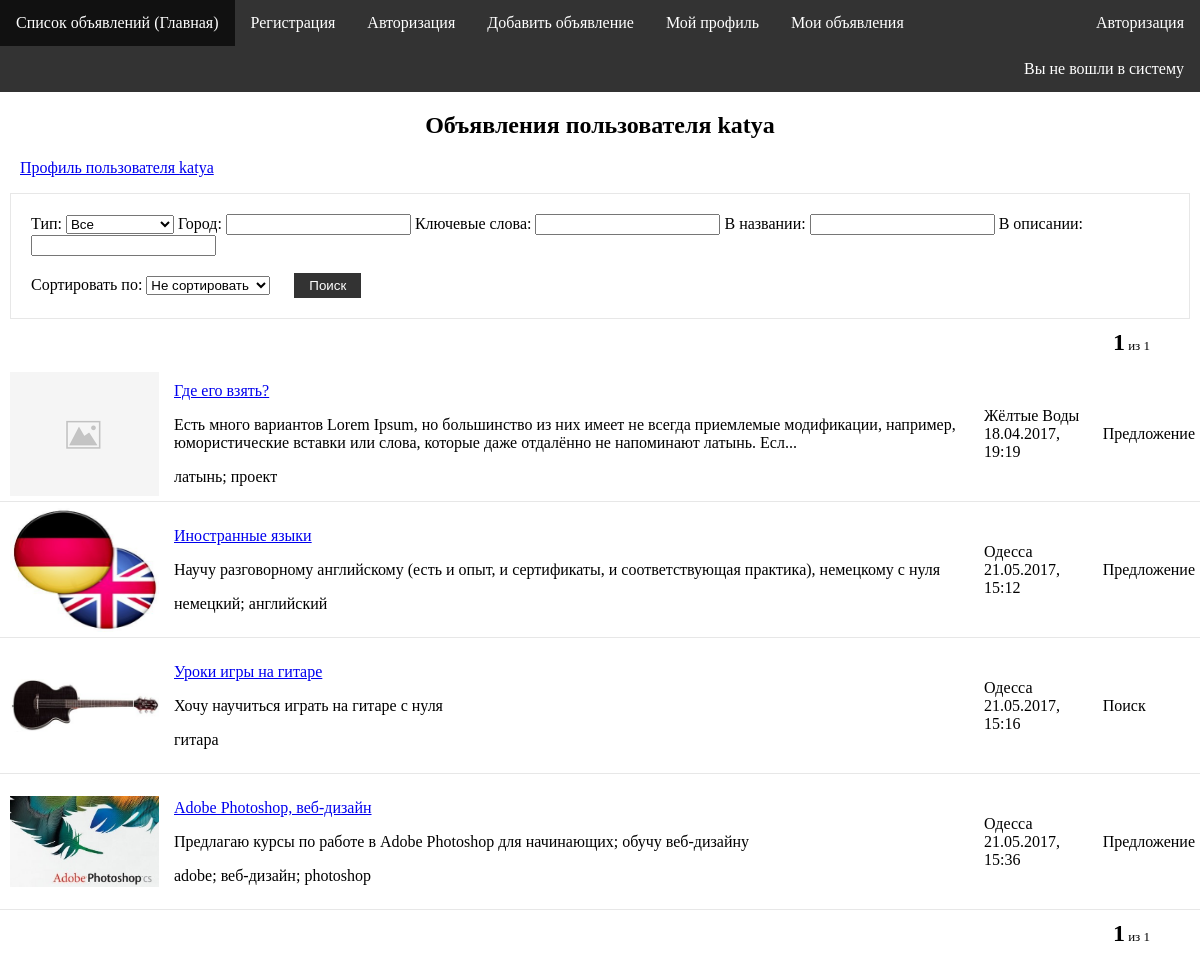
Page /user-calls/1 on the committed database.
### sp/models.py (models this page shows, shortened)
class Call(models.Model):
    user_id = models.ForeignKey(User, verbose_name='id пользователя')
    call_types = (
        (True, 'Предложение'),
        (False, 'Поиск'),
    )
    type = models.BooleanField(choices=call_types, default=True, verbose_name='Тип')
    city = models.CharField(max_length=30, verbose_name='Город')
    name = models.CharField(max_length=30, verbose_name='Название')
    description = models.TextField(verbose_name='Описание')
    card = models.ImageField(upload_to="sp/cards", blank=True, verbose_name='Изображение')
    tags = TaggableManager(blank=True, help_text='Список ключевых слов, взятых в кавычки, через запятую',
                           verbose_name='Ключевые слова')
    date_time = models.DateTimeField(auto_now_add=True, verbose_name='Дата и время')

### sp/views.py (the view)
# urls.py: url(r'^user-calls/(?P<user_id>\d+)$', sp.views.UserCallsList.as_view(), name='user_calls'),
class UserCallsList(ListView):
    context_object_name = 'call_list'
    template_name = 'sp/user_calls_list.html'
    model = Call
    def get_queryset(self):
        call_list = Call.objects.filter(user_id_id=self.kwargs['user_id'])
        city = self.request.GET.get('city', '')
        type_call = self.request.GET.get('type', '')
        tags = self.request.GET.get('tags', '').lower()
        name = self.request.GET.get('name', '')
        name = re.sub('[^\w -]', '', name)
        name = re.sub(' +', ' ', name)
        words = name.split(' ')
        for word in words:
            call_list = call_list.filter(name__contains=word)
        description = self.request.GET.get('description', '')
        description = re.sub('[^\w -]', '', description)
        description = re.sub(' +', ' ', description)
        words_descr = description.split(' ')
        for word_descr in words_descr:
            call_list = call_list.filter(description__contains=word_descr)
        tags_arr = _parse_tags(tags)
        for tag in tags_arr:
            call_list = call_list.filter(tags__name__iexact=tag)
        if city:
            call_list = call_list.filter(city=city)
        if type_call == 'offer':
            call_list = call_list.filter(type=True)
        elif type_call == 'search':
            call_list = call_list.filter(type=False)
        sort_calls = self.request.GET.get('sort', '')
        if sort_calls == 'new':
            call_list = call_list.order_by('-date_time')
        elif sort_calls == 'names':
            call_list = call_list.order_by('name')
        elif sort_calls == 'have-card':
            call_list = call_list.order_by('-card')
        paginator = Paginator(call_list, 5)
        page = self.request.GET.get('page')
        try:
            call_list = paginator.page(page)
        except PageNotAnInteger:
            call_list = paginator.page(1)
        except EmptyPage:
            call_list = paginator.page(paginator.num_pages)
        return call_list
    def get_context_data(self, **kwargs):
        context = super(UserCallsList, self).get_context_data(**kwargs)
        context['user_obj'] = User.objects.get(id=self.kwargs['user_id'])
        return context

### sp/templates/sp/user_calls_list.html (shortened to what this page needs)
{% extends 'sp/pagination.html' %}
{% load staticfiles %}
{% block link %}
    <link rel="stylesheet" type="text/css" href="{% static 'sp/home.css' %}" />
{% endblock %}
{% block search %}
    <h2>Объявления пользователя {{ user_obj.username }}</h2>
    <p id="profile-link"><a href="{% url 'profile_detail' pk=user_obj.profile.id %}">Профиль пользователя {{ user_obj.username }}</a></p>
    <form method="GET" id="search-form">
        <label for="id_type">Тип:</label>
        <select id="id_type" name="type">
            <option value="">Все</option>
        </select>
        <label for="id_city">Город:</label>
	    <input id="id_city" maxlength="30" name="city" type="text" value="{{ request.GET.city }}">
        <label for="id_tags">Ключевые слова:</label>
	    <input id="id_tags" name="tags" type="text" value="{{ request.GET.tags }}">
        <label for="id_name">В названии:</label>
	    <input id="id_name" maxlength="30" name="name" type="text" value="{{ request.GET.name }}">
        <label for="id_description">В описании:</label>
        <input id="id_description" maxlength="100" name="description" type="text" value="{{ request.GET.description }}">
        <br>
        <label for="id_sort">Сортировать по:</label>
        <select id="id_sort" name="sort">
            <option value="">Не сортировать</option>
        </select>
        <input type="submit" value="Поиск">
    </form>
{% endblock %}
{% block content %}
    <table>
        {% for call in call_list %}
            <tr>
                <td class="card">
                    <a href="{% url 'call_detail' pk=call.id %}">
                        {% if call.card %}
                            <img src="{{ call.card.url }}" alt="{{ call.name }}">
                        {% else %}
                            <img src="/media/sp/cards/no.png" alt="Нет изображения">
                        {% endif %}
                    </a>
                </td>
                <td class="main-info">
                    <p><a href="{% url 'call_detail' pk=call.id %}">{{ call.name }}</a></p>
                    <p class="description">{{ call.description }}</p>
                    <p class="tags">{{ call.tags.names|join:'; ' }}</p>
                </td>
                <td class="city-date_time">
                    {{ call.city }} <br/>
                    {{ call.date_time|date:'d.m.Y, H:i' }}
                </td>
                <td class="type-user">
                    {% if call.type %}
                        Предложение
                    {% else %}
                        Поиск
                    {% endif %}
                </td>
            </tr>
        {% endfor %}
    </table>
{% endblock %}

### sp/templates/sp/pagination.html (shortened to what this page needs)
{% extends 'sp/base.html' %}
{% block pagination %}
    <div class="pagination">
            {% for num in call_list.paginator.page_range %}
                {% if num == call_list.number %}
                    <span class="current">
                        <b>{{ num }}</b><span class="num_pages"> из {{ call_list.paginator.num_pages }}</span>
                    </span>
                {% else %}
                    <a href="?type={{ request.GET.type }}&city={{ request.GET.city }}&tags={{ request.GET.tags }}&name={{ request.GET.name }}&description={{ request.GET.description }}&sort={{ request.GET.sort }}&page={{ num }}"> {{ num }}</a>
                {% endif %}
            {% endfor %}
    </div>
{% endblock %}
{% block pagination-bottom %}
    <div class="pagination bottom">
            {% for num in call_list.paginator.page_range %}
                {% if num == call_list.number %}
                    <span class="current">
                        <b>{{ num }}</b><span class="num_pages"> из {{ call_list.paginator.num_pages }}</span>
                    </span>
                {% else %}
                    <a href="?type={{ request.GET.type }}&city={{ request.GET.city }}&tags={{ request.GET.tags }}&name={{ request.GET.name }}&description={{ request.GET.description }}&sort={{ request.GET.sort }}&page={{ num }}"> {{ num }}</a>
                {% endif %}
            {% endfor %}
    </div>
{% endblock %}

### sp/templates/sp/base.html (shortened to what this page needs)
{% load staticfiles %}
<html>
<head>
    <link rel="stylesheet" type="text/css" href="{% static 'sp/style.css' %}" />
    {% block link %}{% endblock %}
</head>
<body id="id-body">
    <div class="header">
        <ul>
            <li><a href="{% url 'home' %}">Список объявлений (Главная)</a></li>
            <li><a href="{% url 'registration' %}">Регистрация</a></li>
            <li><a href="{% url 'authorization' %}">Авторизация</a></li>
            <li><a href="{% url 'add_call' %}">Добавить объявление</a></li>
            <li><a href="{% url 'my_profile' %}">Мой профиль</a></li>
            <li><a href="{% url 'my_calls' %}">Мои объявления</a></li>
            {% if user.is_authenticated %}
                <li class="user_auth"><a href="{% url 'logout_view' %}">Выйти</a></li>
                <span class="user_auth">Вы вошли как {{ user.username }}</span>
            {% else %}
                <li class="user_auth"><a href="{% url 'authorization' %}">Авторизация</a></li>
                <span class="user_auth">Вы не вошли в систему</span>
            {% endif %}
        </ul>
    </div>
    <div class="page-content">
        {% block search %}{% endblock %}
        {% block pagination %}{% endblock %}
        {% block content %}{% endblock %}
        {% block pagination-bottom %}{% endblock %}
    </div>
</body>
</html>

### sp/static/sp/style.css (style rules this page uses)
#id-body { margin: 0; padding: 0; }
.header ul { list-style-type: none; margin: 0; padding: 0; overflow: hidden; background-color: #333; }
.header li { float: left; }
.header li a { display: block; color: white; text-align: center; padding: 14px 16px; text-decoration: none; }
span.user_auth { display: block; color: white; text-align: center; padding: 14px 16px; float: right; }
li.user_auth { float: right; }

### sp/static/sp/home.css (style rules this page uses)
h2 { text-align: center; }
#search-form { margin: 0 10px 0 10px; border: 1px solid #E7E7E7; padding: 20px; }
#id_sort { margin-top: 20px; }
table { border-collapse: collapse; }
tr { height: 136px; border-bottom: 1px solid #E7E7E7; }
td { padding: 5px; }
td.card { text-align: center; width: 159px; }
.card img { max-width: 149px; max-height: 124px; }
.main-info { width: 800px; }
.description { width: 796px; text-align: left; overflow: hidden; }
.tags { width: 796px; white-space: nowrap; overflow: hidden; text-overflow: ellipsis; }
.pagination { text-align: right; margin: 10px 50px 10px 0; font-size: x-large; }
.bottom { margin: 10px 50px 30px 0; }
.num_pages { font-size: small; }
input[type=submit] { margin-left: 20px; padding: 5px 15px; background: #333333; border: 0 none; cursor: pointer; -webkit-border-radius: 0px; border-radius: 0px; color: white; }

### sp/templates/sp/user_calls_list.html (style rules this page uses)
#profile-link { margin-left: 20px; }

### rows in the picture
Call: name "Где его взять?", description "Есть много вариантов Lorem Ipsum, но большинство из них имеет не всегда приемлемые модификации, например, юмористические вставки или слова, которые даже отдалённо не напоминают латынь. Есл...", tags.names "латынь; проект", city "Жёлтые Воды", date_time "18.04.2017, 19:19", type "Предложение"
Call: card (picture), name "Иностранные языки", description "Научу разговорному английскому (есть и опыт, и сертификаты, и соответствующая практика), немецкому с нуля", tags.names "немецкий; английский", city "Одесса", date_time "21.05.2017, 15:12", type "Предложение"
Call: card (picture), name "Уроки игры на гитаре", description "Хочу научиться играть на гитаре с нуля", tags.names "гитара", city "Одесса", date_time "21.05.2017, 15:16", type "Поиск"
Call: card (picture), name "Adobe Photoshop, веб-дизайн", description "Предлагаю курсы по работе в Adobe Photoshop для начинающих; обучу веб-дизайну", tags.names "adobe; веб-дизайн; photoshop", city "Одесса", date_time "21.05.2017, 15:36", type "Предложение"

### other values in the picture
{{ user_obj.username }} "katya"
{{ num }} "1"
{{ call_list.paginator.num_pages }} "1"
